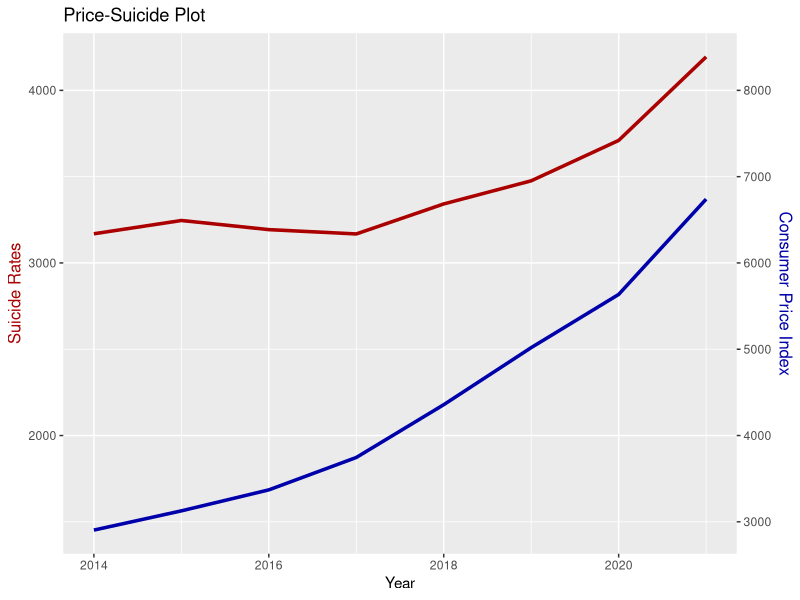
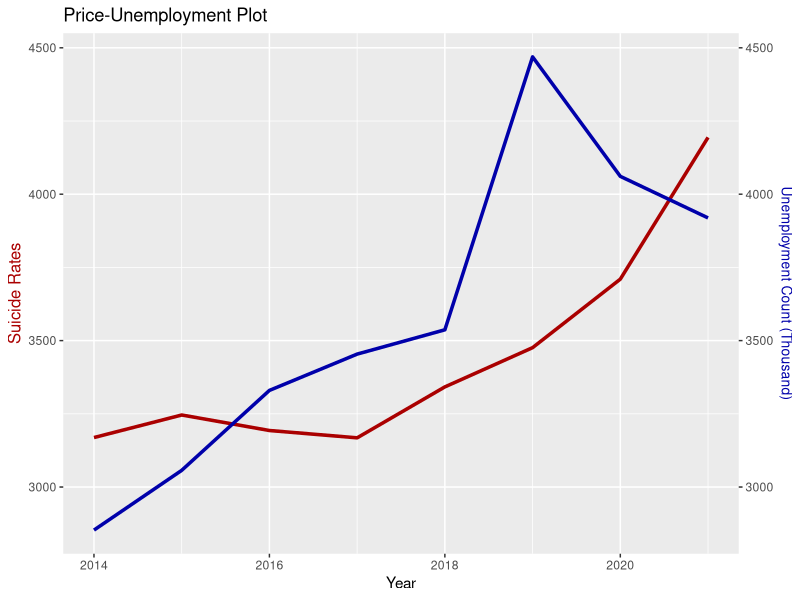

Write R code to recreate these figures, in order.
## ---- chunk 1
knitr::opts_chunk$set(echo = TRUE)

library(dplyr)
library(readxl)
library(ggplot2)
  suicideData <- read_excel("suicide.xls", skip = 4)
  unemploymentData <- read_excel("unemployment.xls", skip = 6, col_names = c("Year","Count","Percentage"))
  priceIndex <- read_excel("inflation.xls", skip = 4, col_names = c("Year","January","February","March","April","May","June","July","August","September","October","November","December"))
## ---- chunk 2
  library(dplyr)
  #Unemployment Data
  unemploymentData <- unemploymentData |>
    slice(0:8)
  unemploymentData[8,1] = "2021"
  head(unemploymentData,2)
## ---- chunk 3
    #Consumer Price Index
    priceIndex <- priceIndex |>
    slice(12:19)|>
    mutate(across(2:last_col(), as.numeric))|>
    mutate(Total = rowSums(across(January:December)), .before = January)
## ---- chunk 4
    #Suicide data
    rows_to_read <- c(41,80,119,158,197,236,275,314)
    suicideData <- suicideData |>
    slice(rows_to_read)|>
    select(-c(1,2,3))|>
    mutate(Year = c(2021,2020,2019,2018,2017,2016,2015,2014), .before = Total)|>
    arrange(-dplyr::row_number())
## ---- chunk 5
ggplot() +
    geom_line(data=suicideData,aes(x=as.numeric(Year), y = as.numeric(Total)), color="#aa0000", linewidth=1.2) +
    geom_line(data=priceIndex, aes(x=as.numeric(Year),y=as.numeric(Total)/2), color="#0000aa", linewidth=1.2) +
    scale_y_continuous(
      name = "Suicide Rates",
      sec.axis = sec_axis(~.*2, name="Consumer Price Index")
    ) +
    theme(
      axis.title.y = element_text(color = "#aa0000", size=12),
      axis.title.y.right = element_text(color = "#0000aa", size=12)
    ) +
    labs(title="Price-Suicide Plot") + xlab("Year")
## ---- chunk 6
ggplot() +
  geom_line(data=suicideData,aes(x=as.numeric(Year), y = (as.numeric(Total))), color="#aa0000", size=1.2) +
  geom_line(data=unemploymentData, aes(x=as.numeric(Year),y=as.numeric(Count)), color="#0000aa", size=1.2) +
  scale_y_continuous(
    name = "Suicide Rates",
    sec.axis = sec_axis(~., name="Unemployment Count (Thousand)")
  ) +
  theme(
    axis.title.y = element_text(color = "#aa0000", size=12),
    axis.title.y.right = element_text(color = "#0000aa", size=10)
  ) +
  labs(title="Price-Unemployment Plot") + xlab("Year")
